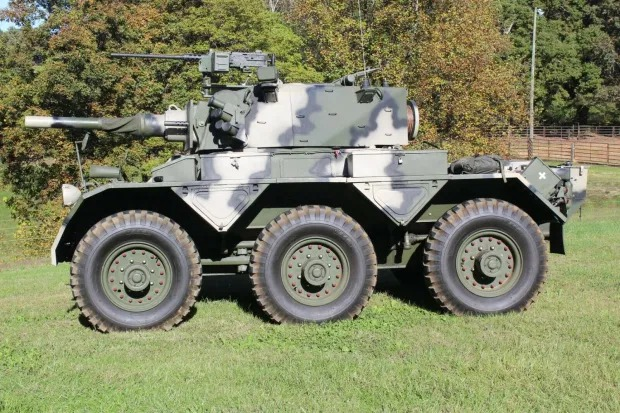
#> input picture tank.jpg, 620 x 413 px
$ jupyter execute 'Gray Level Slicing.ipynb'
#> lines starting #> are read from the running program, lines starting #| are printed output that depends on the picture; after the words box and inside, x2 and y2 are one past the last pixel; in counts of white or black regions, pixels touching at a corner belong together
[cell 1]
import cv2 #Mengimpor modul cv2 dari OpenCV untuk pemrosesan citra
import numpy as np #Mengimpor modul numpy untuk operasi numerik
from skimage import data #Mengimpor modul data dari skimage untuk citra contoh
import matplotlib.pyplot as plt #Mengimpor modul pyplot dari matplotlib untuk visualisasi
#matplotlib inline

[cell 2]
img = cv2.imread("tank.jpg", cv2.IMREAD_GRAYSCALE) #Membaca citra "tank.jpg" dalam mode grayscale
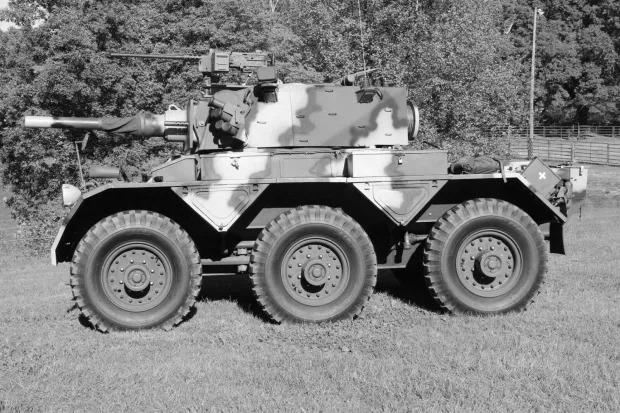
#> img: shape (413, 620); min 0, max 255, mean 126.2

row, column = img.shape #Mendapatkan dimensi citra
#> row = 413; column = 620

img1 = np.zeros((row,column),dtype = 'uint8') #Membuat array kosong dengan dimensi yang sama dengan citra

#Menetapkan nilai batas bawah
min_range = 10
max_range = 60

#Looping untuk mengubah piksel menjadi 255 atau 0 berdasarkan batas rentang
for i in range(row):
    for j in range(column):
        if img[i,j]>min_range and img[i,j]<max_range:
            img1[i,j] = 255
        else:
            img1[i,j] = 0
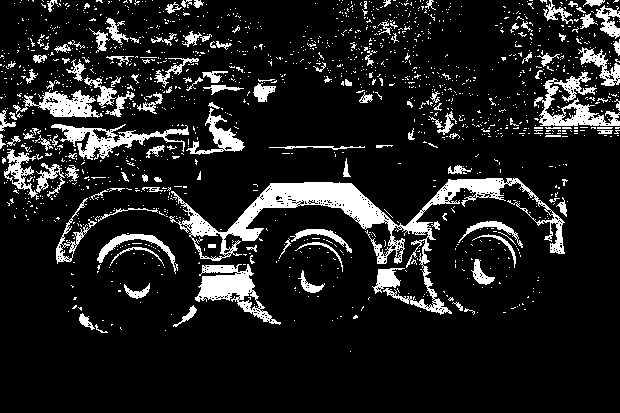
#> img1: shape (413, 620); 12.3% white; 1539 white regions (1405 under 20 px), largest, box (x1, y1, x2, y2) and area: (169, 178, 565, 315) 8113, (195, 264, 281, 325) 1899, (534, 72, 620, 126) 1653

[cell 3]
fig, axes = plt.subplots(2, 2, figsize=(12, 12)) #Membuat subplot dengan 2 baris dan 2 kolom
ax = axes.ravel() #Mengubah array subplot menjadi 1 dimensi

ax[0].imshow(img, cmap=plt.cm.gray)  #Menampilkan citra asli pada subplot pertama
ax[0].set_title("Citra Input")  #Memberikan judul pada subplot pertama
ax[1].hist(img.ravel(), bins=256)  #Menampilkan histogram citra asli pada subplot kedua
ax[1].set_title('Histogram Input')  #Memberikan judul pada subplot kedua

ax[2].imshow(img1, cmap=plt.cm.gray)  #Menampilkan citra hasil pada subplot ketiga
ax[2].set_title("Citra Output")  #Memberikan judul pada subplot ketiga
ax[3].hist(img1.ravel(), bins=256)  #Menampilkan histogram citra hasil pada subplot keempat
ax[3].set_title('Histogram Output')  #Memberikan judul pada subplot keempat
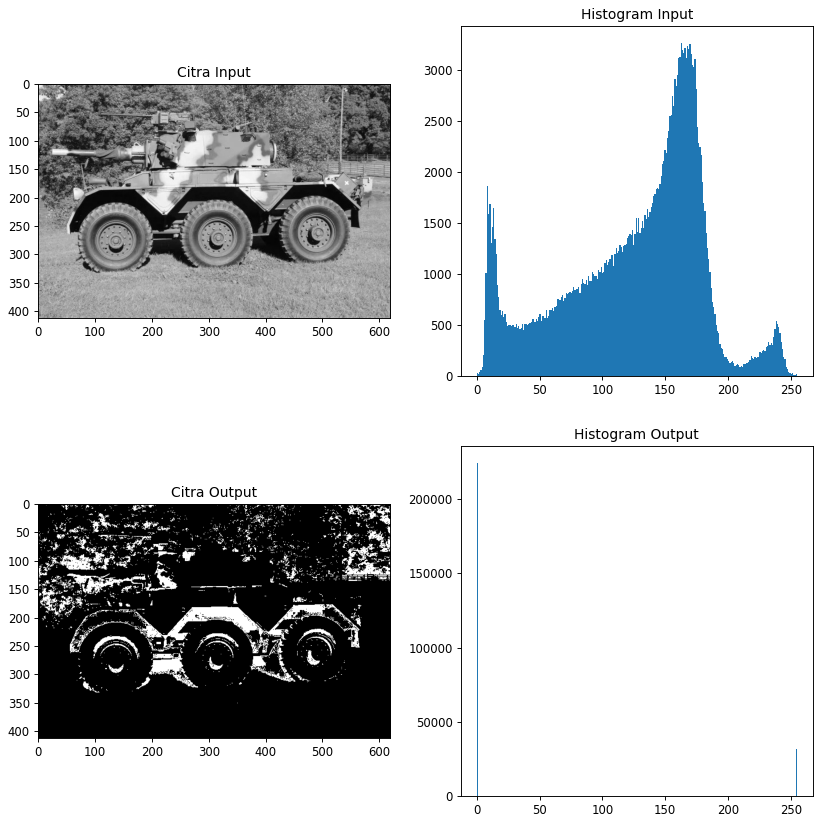
#> figure drawn by matplotlib, 4 panels; panel 2: tallest bar 3271 high, from x = 162.4 to 163.4; panel 4: tallest bar 224576 high, from x = 0 to 0.996

$ run again, with kapal.jpg copied over tank.jpg
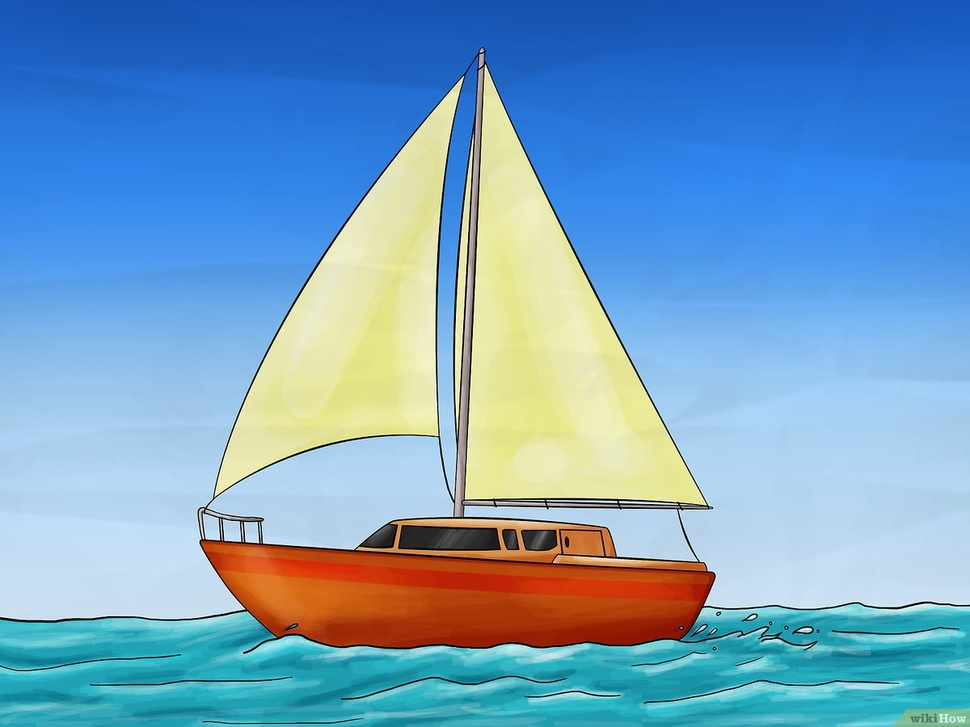
#> input picture kapal.jpg, 970 x 727 px, shrunk from 1200 x 900 before the run
#> after the loop `for i in range(row):`:
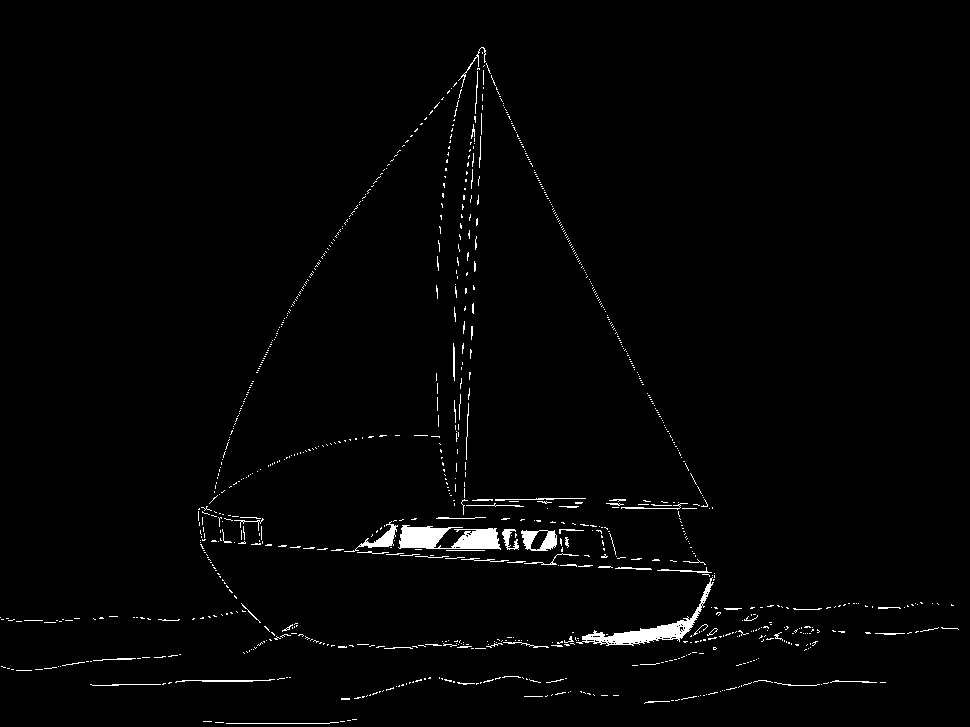
#> img1: shape (727, 970); 1.6% white; 967 white regions (888 under 20 px), largest, box (x1, y1, x2, y2) and area: (398, 525, 501, 550) 1704, (576, 577, 714, 646) 1522, (521, 530, 557, 551) 447
#> `[cell 3] fig, axes = plt.subplots(2, 2, figsize=(12, 12)) #Membuat sub..`:
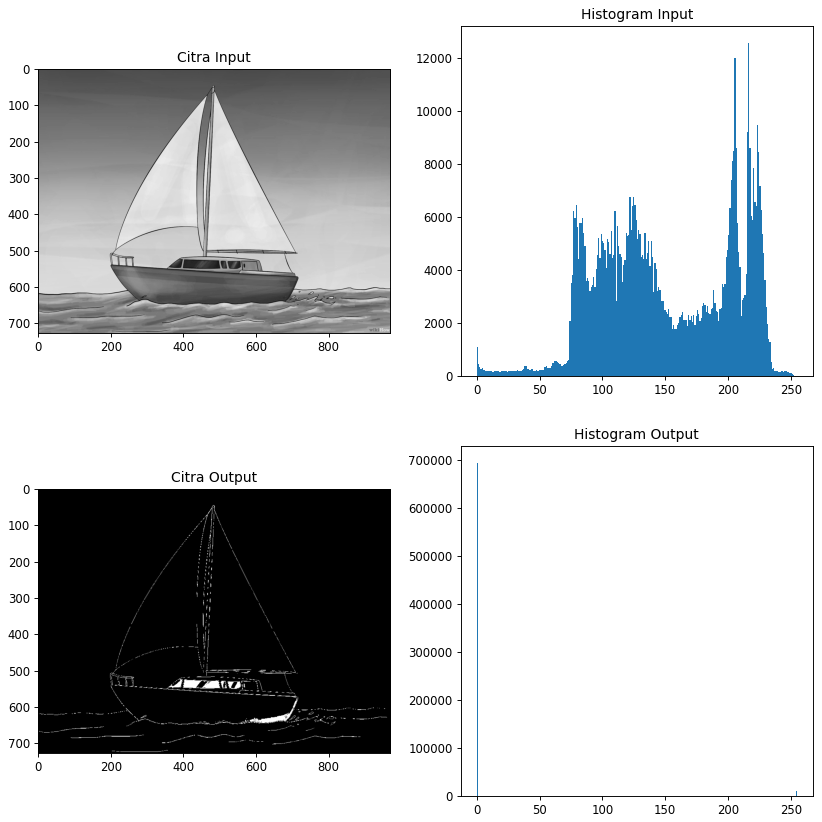
#> figure drawn by matplotlib, 4 panels; panel 2: tallest bar 12586 high, from x = 216.2 to 217.1; panel 4: tallest bar 694234 high, from x = 0 to 0.996

$ run again, with kembang.jpg copied over tank.jpg
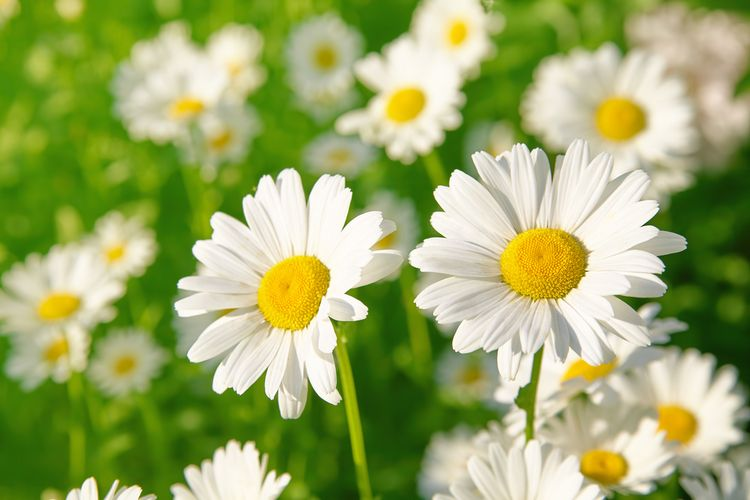
#> input picture kembang.jpg, 750 x 500 px
#> after the loop `for i in range(row):`:
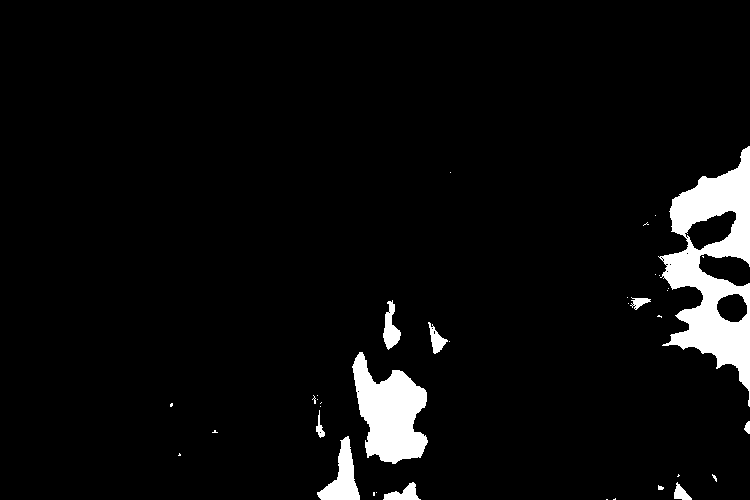
#> img1: shape (500, 750); 5% white; 37 white regions (26 under 20 px), largest, box (x1, y1, x2, y2) and area: (658, 146, 750, 407) 10512, (352, 352, 428, 464) 5156, (317, 436, 360, 500) 1237
#> `[cell 3] fig, axes = plt.subplots(2, 2, figsize=(12, 12)) #Membuat sub..`:
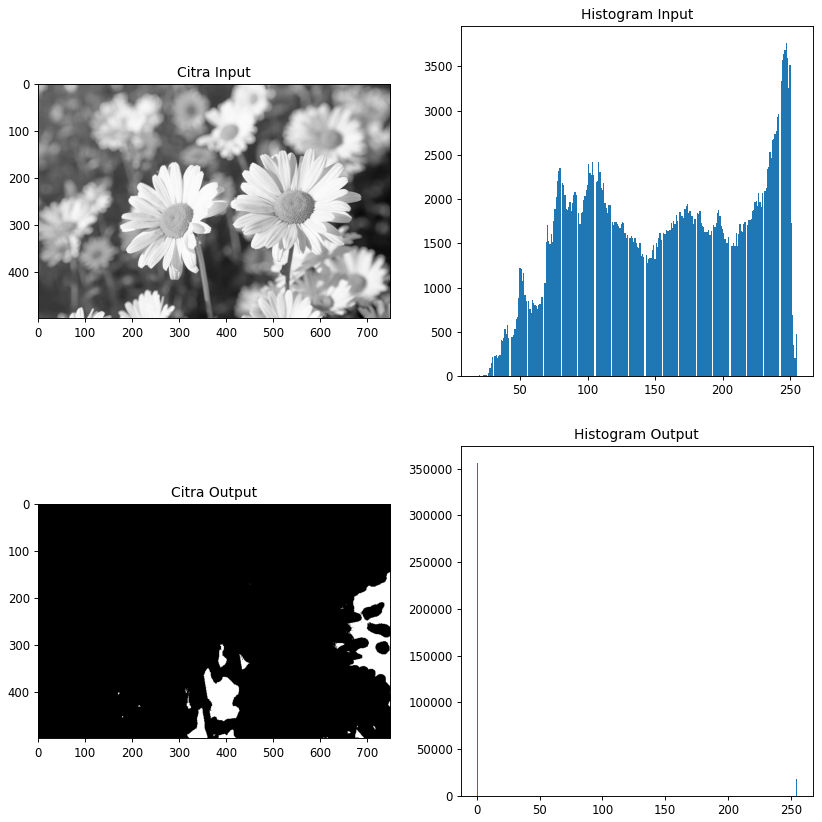
#> figure drawn by matplotlib, 4 panels; panel 2: tallest bar 3768 high, from x = 246.7 to 247.6; panel 4: tallest bar 356412 high, from x = 0 to 0.996

$ run again, with aku.jpeg copied over tank.jpg
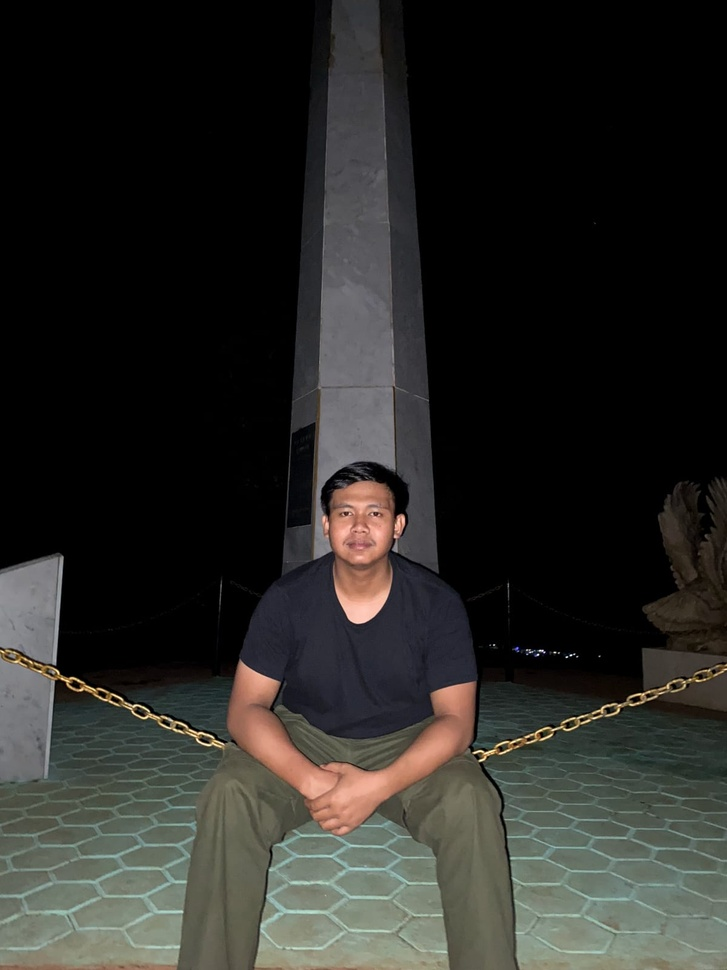
#> input picture aku.jpeg, 727 x 970 px, shrunk from 1200 x 1600 before the run
#> after the loop `for i in range(row):`:
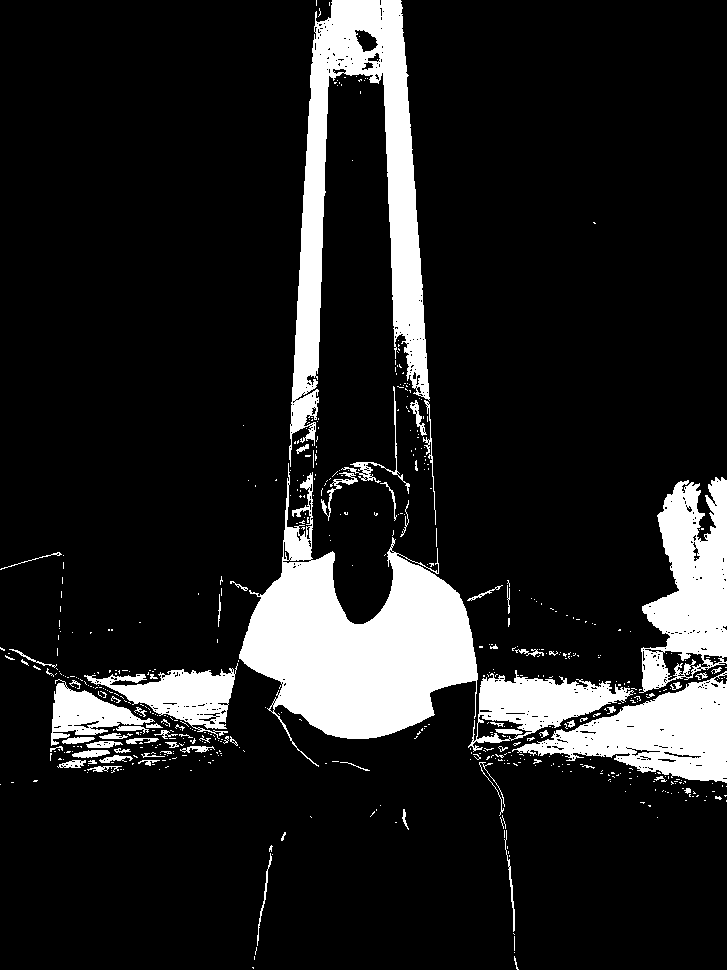
#> img1: shape (970, 727); 13.5% white; 581 white regions (509 under 20 px), largest, box (x1, y1, x2, y2) and area: (239, 463, 478, 767) 30722, (289, 0, 430, 467) 22096, (639, 477, 727, 693) 11417
#> `[cell 3] fig, axes = plt.subplots(2, 2, figsize=(12, 12)) #Membuat sub..`:
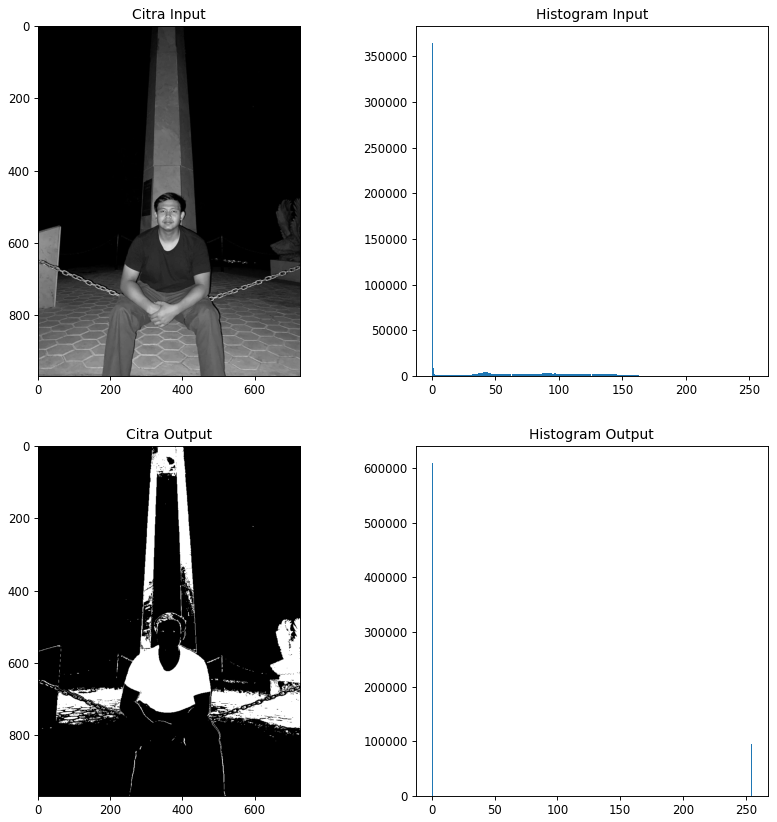
#> figure drawn by matplotlib, 4 panels; panel 2: tallest bar 364982 high, from x = 0 to 0.984; panel 4: tallest bar 610066 high, from x = 0 to 0.996
